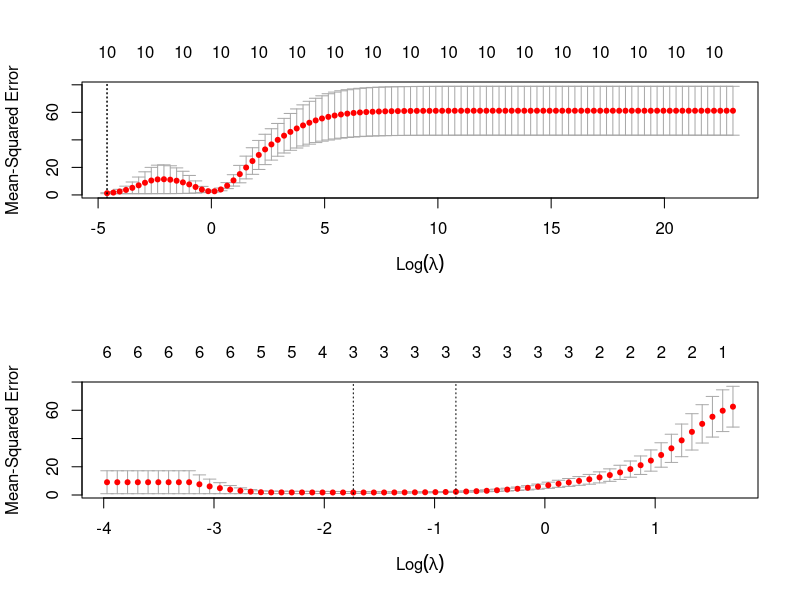

Write the R code that produced this figure.
#install.packages("glmnet", dependencies=TRUE)
library(glmnet)
n = 100 ## number of observations\
x <- rnorm(100)
e <- rnorm(100)
b0 = 15
b1 = 4
b2 = -5
b3 = 1
y <- b0 + b1 * x + b2 * x^2 + b3 * x^3 + e
data <- data.frame(y = y, x = x)
xmat <- model.matrix(y ~ x + I(x^2) + I(x^3) + I(x^4) + I(x^5) + I(x^6) + I(x^7) + I(x^8) + I(x^9) + I(x^10), data = data)[, -1]

grid=10^seq(10,-2,length=100)   
ridge <- cv.glmnet(xmat, y, lambda=grid, alpha=0)
lasso <- cv.glmnet(xmat, y, alpha=1)
coef(ridge)
coef(lasso)


par(mfrow=c(2,1))
plot(ridge)
plot(lasso)
## In case if RIDGE we can see that as lambda increases, coefficients tend to 0 but none of them 
## becomes exactly 0
## in case of LASSO we can observe that with the increase of lambda 
## coefficients become 0


set.seed(1)
train=sample(1:nrow(xmat), nrow(xmat)/2)
test=(-train)
y_test=y[test]
y_train=y[train]
xmat[train,]
y_train
y_test
set.seed(1)
cv_out_ridge=cv.glmnet(xmat[train,],y[train],alpha=0, lambda=grid)
bestlam_ridge=cv_out_ridge$lambda.min
ridge <- glmnet(xmat[train,],y[train],alpha=0)
ridge_coef=predict(ridge, newx = xmat[test,], type="coefficients",s=bestlam_ridge)[1:11,]
ridge_coef
cv_out_lasso=cv.glmnet(xmat[train,],y[train],alpha=1, lambda=grid)
bestlam_lasso=cv_out_lasso$lambda.min
lasso_coef=predict(lasso, newx = xmat[test,],type="coefficients",s=bestlam_lasso)[1:11,]
lasso_coef

lasso_coef[lasso_coef!=0]

# As we can see interpretability of lasso is better, because there remain only 5
# features as other coefficients became 0 unlike the case of ridge. 

